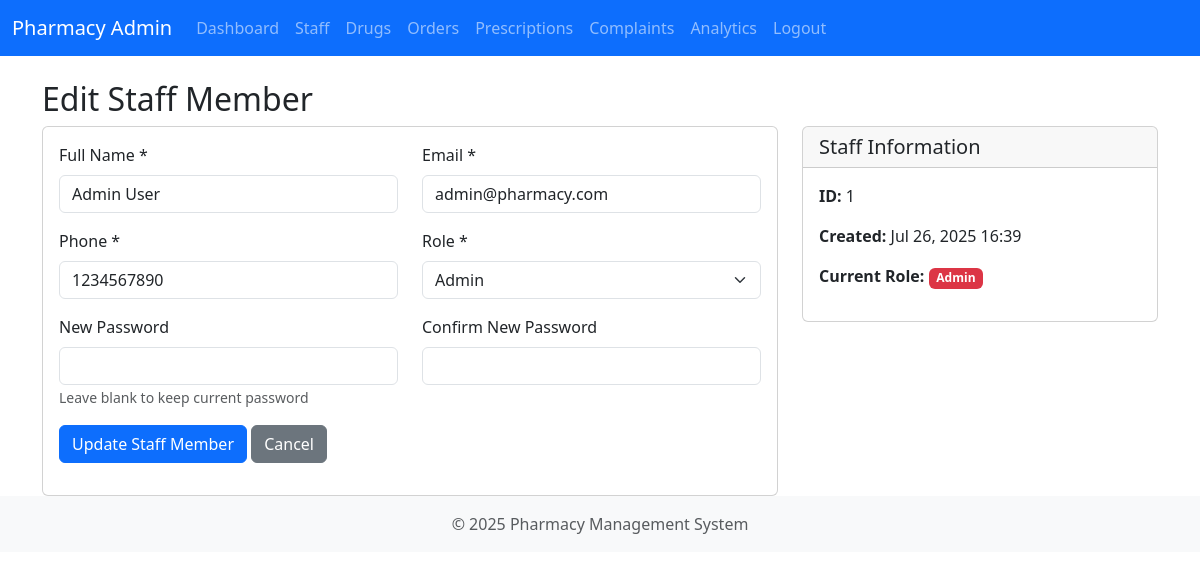
The app's page /admin/edit_staff.php?id=1 (signed in) with its own data.
### tables this page shows
CREATE TABLE staff (
  id INT AUTO_INCREMENT PRIMARY KEY,
  name VARCHAR(100) NOT NULL,
  email VARCHAR(100) UNIQUE NOT NULL,
  phone VARCHAR(20),
  role VARCHAR(50) NOT NULL,
  password VARCHAR(255) NOT NULL,
  created_at TIMESTAMP DEFAULT CURRENT_TIMESTAMP
);

### admin/edit_staff.php (the view, shortened to what this page needs)
<?php
include 'includes/db.php';
include 'includes/header.php';
$id = isset($_GET['id']) ? (int)$_GET['id'] : 0;
$staff_member = $conn->query("SELECT * FROM staff WHERE id = $id")->fetch_assoc();
?>
<h2>Edit Staff Member</h2>
<div class="row">
    <div class="col-md-8">
        <div class="card">
            <div class="card-body">
                <form method="post">
                    <div class="row mb-3">
                        <div class="col-md-6">
                            <label for="name" class="form-label">Full Name *</label>
                            <input type="text" class="form-control" name="name"
                                   value="<?php echo htmlspecialchars($staff_member['name']); ?>" required>
                        </div>
                        <div class="col-md-6">
                            <label for="email" class="form-label">Email *</label>
                            <input type="email" class="form-control" name="email"
                                   value="<?php echo htmlspecialchars($staff_member['email']); ?>" required>
                        </div>
                    </div>
                    <div class="row mb-3">
                        <div class="col-md-6">
                            <label for="phone" class="form-label">Phone *</label>
                            <input type="tel" class="form-control" name="phone"
                                   value="<?php echo htmlspecialchars($staff_member['phone']); ?>" required>
                        </div>
                        <div class="col-md-6">
                            <label for="role" class="form-label">Role *</label>
                            <select name="role" class="form-select" required>
                                <option value="Admin" <?php echo ($staff_member['role'] == 'Admin') ? 'selected' : ''; ?>>Admin</option>
                            </select>
                        </div>
                    </div>
                    <div class="row mb-3">
                        <div class="col-md-6">
                            <label for="password" class="form-label">New Password</label>
                            <input type="password" class="form-control" name="password">
                            <small class="text-muted">Leave blank to keep current password</small>
                        </div>
                        <div class="col-md-6">
                            <label for="confirm_password" class="form-label">Confirm New Password</label>
                            <input type="password" class="form-control" name="confirm_password">
                        </div>
                    </div>
                    <div class="mb-3">
                        <button type="submit" class="btn btn-primary">Update Staff Member</button>
                        <a href="manage_staff.php" class="btn btn-secondary">Cancel</a>
                    </div>
                </form>
            </div>
        </div>
    </div>
    <div class="col-md-4">
        <div class="card">
            <div class="card-header">
                <h5 class="mb-0">Staff Information</h5>
            </div>
            <div class="card-body">
                <p><strong>ID:</strong> <?php echo $staff_member['id']; ?></p>
                <p><strong>Created:</strong> <?php echo date('M d, Y H:i', strtotime($staff_member['created_at'])); ?></p>
                <p><strong>Current Role:</strong>
                    <span class="badge bg-<?php
                        echo $staff_member['role'] == 'Admin' ? 'danger' :
                            ($staff_member['role'] == 'Pharmacist' ? 'primary' :
                            ($staff_member['role'] == 'Delivery' ? 'success' : 'secondary'));
                    ?>">
                        <?php echo htmlspecialchars($staff_member['role']); ?>
                    </span>
                </p>
            </div>
        </div>
    </div>
</div>
<?php include 'includes/footer.php'; ?>

### records on screen
staff: name "Admin User", email "admin@pharmacy.com", phone "1234567890", role "Admin", id "1", created_at "Jul 26, 2025 16:39"
